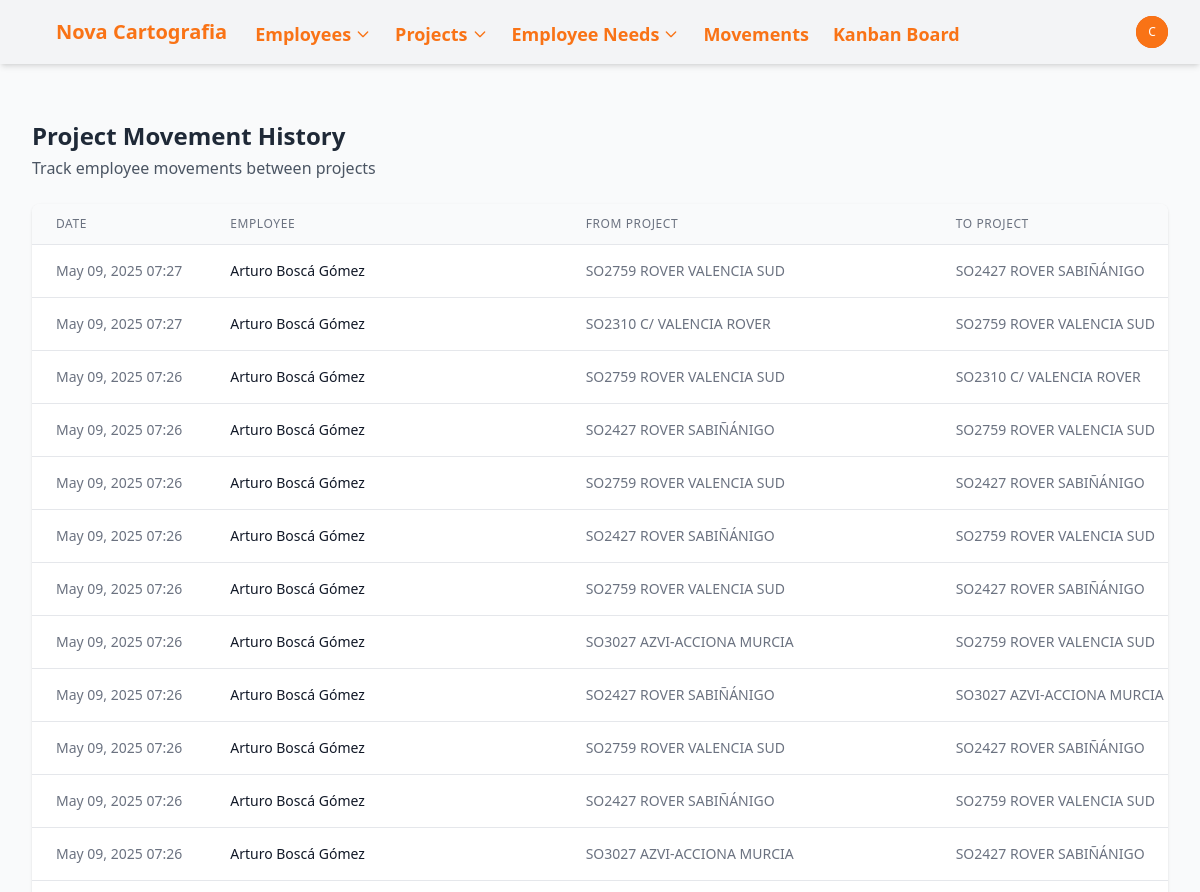
Page /movements/ (signed in, upper part) on the earlier database version.
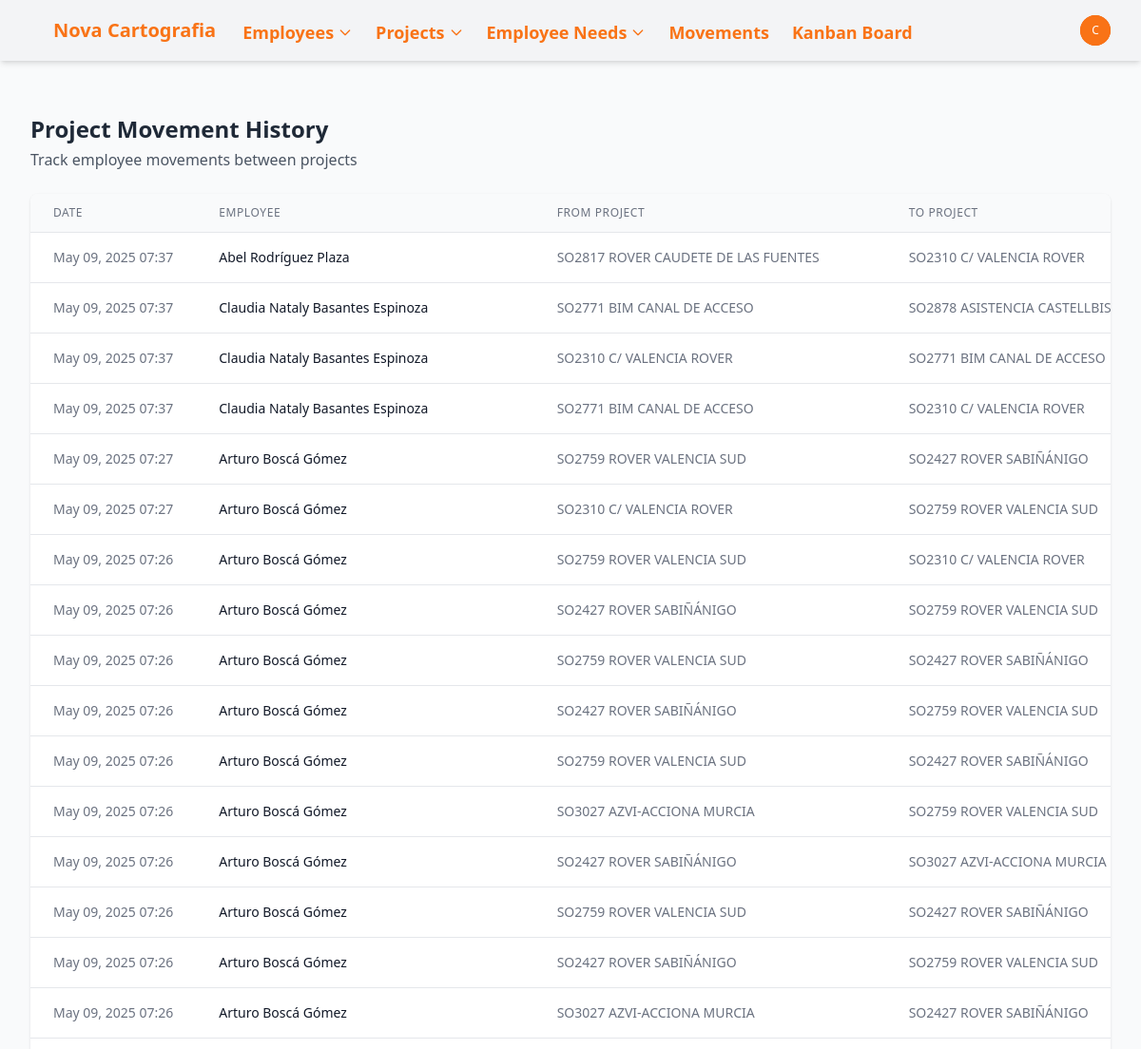
Same page on the later database version.
### novacartografia_employee_management/models.py (models this page shows, shortened)
class ProjectMovementLine(models.Model):
    project = models.ForeignKey(Project, on_delete=models.CASCADE, related_name='movements')
    employee = models.ForeignKey(Employee, on_delete=models.CASCADE, related_name='project_movements')
    date = models.DateTimeField(default=timezone.now)
    previous_project = models.ForeignKey(
        Project,
        on_delete=models.SET_NULL,
        null=True,
        blank=True,
        related_name='outgoing_movements'
    )
    class Meta:
        ordering = ['-date']  # Most recent movements first

class Employee(models.Model):
    name = models.CharField(max_length=100)
    job = models.CharField(max_length=100)
    project_id = models.ForeignKey(Project, on_delete=models.SET_NULL, related_name='employee_set', blank=True, null=True)
    state = models.CharField(max_length=50, default='valencia',
            choices=[
                ('alava', 'Álava'),
                ('albacete', 'Albacete'),
                ('alicante', 'Alicante'),
                ('almeria', 'Almería'),
                ('asturias', 'Asturias'),
                ('avila', 'Ávila'),
                ('badajoz', 'Badajoz'),
                ('barcelona', 'Barcelona'),
                ('burgos', 'Burgos'),
                ('caceres', 'Cáceres'),
                ('cadiz', 'Cádiz'),
                ('cantabria', 'Cantabria'),
                ('castellon', 'Castellón'),
                ('ceuta', 'Ceuta'),
                ('ciudad_real', 'Ciudad Real'),
                ('cordoba', 'Córdoba'),
                ('cuenca', 'Cuenca'),
                ('gerona', 'Gerona'),
                ('granada', 'Granada'),
                ('guadalajara', 'Guadalajara'),
                ('guipuzcoa', 'Guipúzcoa'),
                ('huelva', 'Huelva'),
                ('huesca', 'Huesca'),
                ('islas_baleares', 'Islas Baleares'),
                ('jaen', 'Jaén'),
                ('la_coruna', 'La Coruña'),
                ('la_rioja', 'La Rioja'),
                ('las_palmas', 'Las Palmas'),
                ('leon', 'León'),
                ('lerida', 'Lérida'),
                ('lugo', 'Lugo'),
                ('madrid', 'Madrid'),
                ('malaga', 'Málaga'),
                ('melilla', 'Melilla'),
                ('murcia', 'Murcia'),
                ('navarra', 'Navarra'),
                ('orense', 'Orense'),
                ('palencia', 'Palencia'),
                ('pontevedra', 'Pontevedra'),
                ('salamanca', 'Salamanca'),
                ('santa_cruz_de_tenerife', 'Santa Cruz de Tenerife'),
                ('segovia', 'Segovia'),
                ('sevilla', 'Sevilla'),
                ('soria', 'Soria'),
                ('tarragona', 'Tarragona'),
                ('teruel', 'Teruel'),
                ('toledo', 'Toledo'),
                ('valencia', 'Valencia'),
                ('valladolid', 'Valladolid'),
                ('vizcaya', 'Vizcaya'),
                ('zamora', 'Zamora'),
                ('zaragoza', 'Zaragoza'),])
    academic_training = models.CharField(max_length=100, blank=True, null=True)
    driver_license = models.BooleanField(default=False)
    twenty_hours = models.BooleanField(default=False)
    sixty_hours = models.BooleanField(default=False)
    confine = models.BooleanField(default=False)
    mining = models.BooleanField(default=False)
    railway_carriage = models.BooleanField(default=False)
    railway_mounting = models.BooleanField(default=False)
    building = models.BooleanField(default=False)
    office_work = models.BooleanField(default=False)
    scanner = models.BooleanField(default=False)
    leveling = models.BooleanField(default=False)
    static = models.BooleanField(default=False)
    drag = models.BooleanField(default=False)

class Project(models.Model):
    PROJECT_TYPES = [
        ('obra', 'Obra'),
        ('proyecto', 'Proyecto'),
    ]
    name = models.CharField(max_length=100)
    type = models.CharField(max_length=50, choices=PROJECT_TYPES, default='proyecto')
    description = models.TextField(blank=True, null=True)

### novacartografia_employee_management/views.py (the view)
# urls.py: path('movements/', views.movement_list, name='movement_list'),
@login_required
def movement_list(request):
    movements = ProjectMovementLine.objects.all().order_by('-date')
    return render(request, 'novacartografia_employee_management/movement_list.html', {
        'movements': movements
    })

### templates/novacartografia_employee_management/movement_list.html (shortened to what this page needs)
{% extends "base.html" %}
{% block content %}
<div class="mb-6">
    <h2 class="text-2xl font-bold text-gray-800">Project Movement History</h2>
    <p class="text-gray-600 mt-1">Track employee movements between projects</p>
</div>
<div class="bg-white shadow overflow-hidden rounded-lg">
    <div class="overflow-x-auto">
        <table class="min-w-full divide-y divide-gray-200">
            <thead class="bg-gray-50">
                <tr>
                    <th scope="col" class="px-6 py-3 text-left text-xs font-medium text-gray-500 uppercase tracking-wider">Date</th>
                    <th scope="col" class="px-6 py-3 text-left text-xs font-medium text-gray-500 uppercase tracking-wider">Employee</th>
                    <th scope="col" class="px-6 py-3 text-left text-xs font-medium text-gray-500 uppercase tracking-wider">From Project</th>
                    <th scope="col" class="px-6 py-3 text-left text-xs font-medium text-gray-500 uppercase tracking-wider">To Project</th>
                </tr>
            </thead>
            <tbody class="bg-white divide-y divide-gray-200">
                {% for movement in movements %}
                <tr class="hover:bg-gray-50">
                    <td class="px-6 py-4 whitespace-nowrap text-sm text-gray-500">
                        {{ movement.date|date:"M d, Y H:i" }}
                    </td>
                    <td class="px-6 py-4 whitespace-nowrap text-sm font-medium text-gray-900">
                        <a href="{% url 'employee_detail' movement.employee.id %}" class="text-primary-600 hover:text-primary-900">
                            {{ movement.employee.name }}
                        </a>
                    </td>
                    <td class="px-6 py-4 whitespace-nowrap text-sm text-gray-500">
                        {% if movement.previous_project %}
                            <a href="{% url 'project_detail' movement.previous_project.id %}" class="text-primary-600 hover:text-primary-900">
                                {{ movement.previous_project.name }}
                            </a>
                        {% else %}
                            <span class="text-gray-400 italic">None</span>
                        {% endif %}
                    </td>
                    <td class="px-6 py-4 whitespace-nowrap text-sm text-gray-500">
                        <a href="{% url 'project_detail' movement.project.id %}" class="text-primary-600 hover:text-primary-900">
                            {{ movement.project.name }}
                        </a>
                    </td>
                </tr>
                {% empty %}
                <tr>
                    <td colspan="4" class="px-6 py-4 text-center text-sm text-gray-500">No movement records found.</td>
                </tr>
                {% endfor %}
            </tbody>
        </table>
    </div>
</div>
{% endblock %}

### templates/base.html (shortened to what this page needs)
<!DOCTYPE html>
<html lang="en">
<head>
    <script src="https://cdn.tailwindcss.com"></script>
    <link rel="stylesheet" href="https://cdnjs.cloudflare.com/ajax/libs/font-awesome/6.7.2/css/all.min.css">
    {% load static %}
    <script src="{% static 'js/tailwind.config.js' %}"></script>
</head>
<body class="bg-gray-50 min-h-screen flex flex-col ">
    <nav class="navbar-drpdown-container bg-gray-100 shadow-md">
        <div class="content-container">
            <div class="flex justify-between h-16 ml-6">
                <div class="flex items-center">
                    <div class="flex-shrink-0 flex items-center">
                        <a href="{% url 'home' %}" class="text-orange-500 font-bold text-xl">Nova Cartografia</a>
                    </div>
                    <div class="hidden sm:ml-6 sm:flex sm:space-x-4">
                        <div class="relative" x-data="{ open: false }">
                            <button @click="open = !open" class="text-orange-500 hover:text-orange-700 border-transparent inline-flex items-center px-1 pt-1 text-lg font-bold">
                                <span>Employees</span>
                                <svg class="ml-1 w-4 h-4" fill="none" stroke="currentColor" viewBox="0 0 24 24" xmlns="http://www.w3.org/2000/svg"><path stroke-linecap="round" stroke-linejoin="round" stroke-width="2" d="M19 9l-7 7-7-7"></path></svg>
                            </button>
                        </div>
                        <div class="relative" x-data="{ open: false }">
                            <button @click="open = !open" class="text-orange-500 hover:text-orange-700 border-transparent inline-flex items-center px-1 pt-1 text-lg font-bold">
                                <span>Projects</span>
                                <svg class="ml-1 w-4 h-4" fill="none" stroke="currentColor" viewBox="0 0 24 24" xmlns="http://www.w3.org/2000/svg"><path stroke-linecap="round" stroke-linejoin="round" stroke-width="2" d="M19 9l-7 7-7-7"></path></svg>
                            </button>
                        </div>
                        <div class="relative" x-data="{ open: false }">
                            <button @click="open = !open" class="text-orange-500 hover:text-orange-700 border-transparent inline-flex items-center px-1 pt-1 text-lg font-bold">
                                <span>Employee Needs</span>
                                <svg class="ml-1 w-4 h-4" fill="none" stroke="currentColor" viewBox="0 0 24 24" xmlns="http://www.w3.org/2000/svg"><path stroke-linecap="round" stroke-linejoin="round" stroke-width="2" d="M19 9l-7 7-7-7"></path></svg>
                            </button>
                        </div>
                        <a href="{% url 'movement_list' %}" class="text-orange-500 hover:text-orange-700 border-transparent inline-flex items-center px-1 pt-1 text-lg font-bold">
                            Movements
                        </a>
                        <a href="{% url 'kanban_board' %}" class="text-orange-500 hover:text-orange-700 border-transparent inline-flex items-center px-1 pt-1 text-lg font-bold">
                            Kanban Board
                        </a>
                    </div>
                </div>
                <div class="hidden sm:ml-6 sm:flex sm:items-center">
                    {% if user.is_authenticated %}
                        <div class="ml-3 relative" x-data="{ open: false }">
                            <div>
                                <button @click="open = !open" type="button" class="bg-orange-600 flex text-sm rounded-full focus:outline-none focus:ring-2 focus:ring-offset-2 focus:ring-offset-primary-800 focus:ring-white">
                                    <span class="inline-flex items-center justify-center h-8 w-8 rounded-full bg-orange-500">
                                        <span class="text-xs font-medium leading-none text-white">{{ user.username|slice:":1" }}</span>
                                    </span>
                                </button>
                            </div>
                        </div>
                    {% else %}
                        <a href="{% url 'login' %}" class="text-gray-100 hover:text-white text-sm font-medium">Login</a>
                    {% endif %}
                </div>
            </div>
        </div>
    </nav>
    <div class="content-container py-4">
    </div>
    <main class="flex-grow">
        <div class="content-container py-6">
            {% block content %}{% endblock %}
        </div>
    </main>
</body>
</html>

Differences in the rows shown:
added ProjectMovementLine: date "May 09, 2025 07:37", employee.name "Abel Rodríguez Plaza", previous_project.name "SO2817 ROVER CAUDETE DE LAS FUENTES", project.name "SO2310 C/ VALENCIA ROVER"
added ProjectMovementLine: date "May 09, 2025 07:37", employee.name "Claudia Nataly Basantes Espinoza", previous_project.name "SO2771 BIM CANAL DE ACCESO", project.name "SO2878 ASISTENCIA…"
added ProjectMovementLine: date "May 09, 2025 07:37", employee.name "Claudia Nataly Basantes Espinoza", previous_project.name "SO2310 C/ VALENCIA ROVER", project.name "SO2771 BIM CANAL DE ACCESO"
added ProjectMovementLine: date "May 09, 2025 07:37", employee.name "Claudia Nataly Basantes Espinoza", previous_project.name "SO2771 BIM CANAL DE ACCESO", project.name "SO2310 C/ VALENCIA ROVER"
